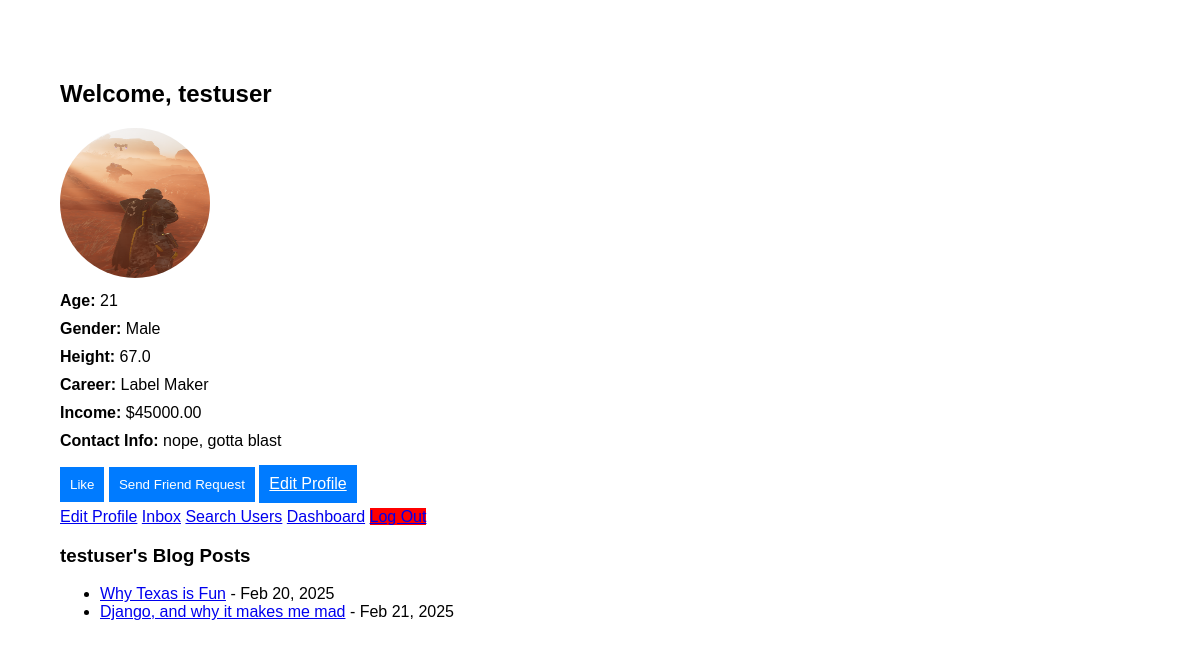
The app's page /users/profile/testuser/ (signed in) with its own data.
### users/models.py (models this page shows, shortened)
class UserProfile(models.Model):
    PRIVACY_CHOICES = [
        ('public', 'Public'),
        ('private', 'Private'),
        ('friends', 'Friends Only')
    ]
    MESSAGE_CHOICES = [
        ('everyone', 'Everyone'),
        ('friends', 'Friends Only'),
        ('none', 'No One')
    ]
    user = models.OneToOneField(User, on_delete=models.CASCADE)
    age = models.IntegerField(null=True, blank=True, default=None)
    gender = models.CharField(max_length=10, choices=[('Male', 'Male'), ('Female', 'Female')], null=True, blank=True)
    height = models.FloatField(null=True, blank=True, default=None)
    career = models.CharField(max_length=100, null=True, blank=True)
    income = models.DecimalField(max_digits=10, decimal_places=2, null=True, blank=True, default=None)
    contact_info = models.CharField(max_length=100, null=True, blank=True)
    latitude = models.FloatField(null=True, blank=True, default=0.0)
    longitude = models.FloatField(null=True, blank=True, default=0.0)
    profile_picture = models.ImageField(upload_to='profile_pictures/', default='profile_pictures/default.jpg', null=True, blank=True)
    profile_visibility = models.CharField(max_length=10, choices=PRIVACY_CHOICES, default='public')
    message_privacy = models.CharField(max_length=10, choices=MESSAGE_CHOICES, default='everyone')
    allow_in_search = models.BooleanField(default=True)

class BlogPost(models.Model):
    title = models.CharField(max_length=255)
    content = models.TextField()
    author = models.ForeignKey(User, on_delete=models.CASCADE)
    created_at = models.DateTimeField(auto_now_add=True)
    image = models.ImageField(upload_to="blog_images/", null=True, blank=True)  # ✅ Image support

### users/views.py (the view)
# urls.py: path('profile/', views.my_profile, name='my_profile'),
@login_required
def profile(request, username):
    profile_user = get_object_or_404(User, username=username)
    user_profile = get_object_or_404(UserProfile, user=profile_user)
    blogs = BlogPost.objects.filter(author=profile_user).order_by('-created_at')  # ✅ Get user's blogs
    if user_profile.profile_visibility == 'private' and request.user != profile_user:
        return render(request, 'users/private_profile.html')
    if user_profile.profile_visibility == 'friends' and request.user not in profile_user.friends.all():
        return render(request, 'users/private_profile.html')
    return render(request, 'users/profile.html', {'user_profile': user_profile, 'blogs': blogs})

### templates/users/profile.html (shortened to what this page needs)
<!DOCTYPE html>
<html lang="en">
<head>
</head>
<body>
    <h2>Welcome, {{ user.username }}</h2>
    {% if user_profile.profile_picture %}
        <img class="profile-pic" src="{{ user_profile.profile_picture.url }}" alt="Profile Picture">
    {% else %}
        <p>No profile picture uploaded.</p>
    {% endif %}
    <div class="info"><strong>Age:</strong> {{ user_profile.age|default:"Not set" }}</div>
    <div class="info"><strong>Gender:</strong> {{ user_profile.gender|default:"Not set" }}</div>
    <div class="info"><strong>Height:</strong> {{ user_profile.height|default:"Not set" }}</div>
    <div class="info"><strong>Career:</strong> {{ user_profile.career|default:"Not set" }}</div>
    <div class="info"><strong>Income:</strong> ${{ user_profile.income|default:"Not set" }}</div>
    <div class="info"><strong>Contact Info:</strong> {{ user_profile.contact_info|default:"Not set" }}</div>
    <button class="btn" id="like-btn" data-user-id="{{ user.id }}">
        {% if request.user in user.likes_received.all %}
            Unlike
        {% else %}
            Like
        {% endif %}
    </button>
    <button class="btn" id="friend-btn" data-user-id="{{ user.id }}">
        {% if request.user in user.received_requests.all %}
            Friend Request Sent
        {% else %}
            Send Friend Request
        {% endif %}
    </button>
    <a href="{% url 'edit_profile' %}" class="btn">Edit Profile</a>
    <div class="nav-buttons">
        <a href="{% url 'edit_profile' %}">Edit Profile</a>
        <a href="{% url 'inbox' %}" class="button">Inbox</a>
        <a href="{% url 'search_users' %}" class="button">Search Users</a>
        <a href="{% url 'dashboard' %}" class="button">Dashboard</a>
        <a href="{% url 'logout' %}" class="button" style="background-color: red;">Log Out</a>
    </div>
    <h3>{{ user_profile.user.username }}'s Blog Posts</h3>
    {% if user_profile.user.blogpost_set.all %}
        <ul>
            {% for blog in user_profile.user.blogpost_set.all %}
                <li>
                    <a href="{% url 'blog_detail' blog.id %}">{{ blog.title }}</a>
                    - {{ blog.created_at|date:"M d, Y" }}
                </li>
            {% endfor %}
        </ul>
    {% else %}
        <p>No blog posts yet.</p>
    {% endif %}
</body>
</html>

### templates/users/profile.html (style rules this page uses)
body { font-family: Arial, sans-serif; margin: 40px; padding: 20px; max-width: 600px; }
.profile-pic { width: 150px; height: 150px; border-radius: 50%; margin-bottom: 10px; }
.info { margin-bottom: 10px; }
.btn { display: inline-block; padding: 10px; margin: 5px 0; background-color: #007bff; color: white; border: none; cursor: pointer; }

### records on screen
UserProfile: profile_picture (picture), age "21", gender "Male", height "67.0", career "Label Maker", income "45000.00", contact_info "nope, gotta blast", user.username "testuser"
BlogPost: title "Why Texas is Fun", created_at "Feb 20, 2025"
BlogPost: title "Django, and why it makes me mad", created_at "Feb 21, 2025"

### other values on screen
{{ user.username }} "testuser"
